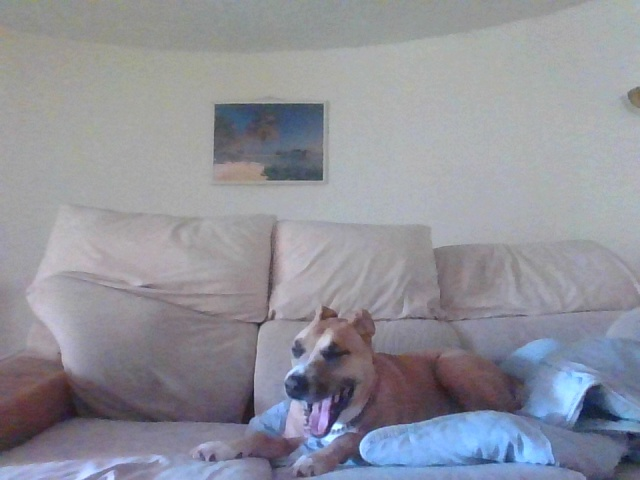
#> input picture images/frames/01-04.jpg, 640 x 480 px; its folder holds only this picture in this run
$ python -i __init__.py   (imports and definitions only)
#> lines starting #> are read from the running program, lines starting #| are printed output that depends on the picture
# Copyright 2015 The TensorFlow Authors. All Rights Reserved.
#
# Licensed under the Apache License, Version 2.0 (the "License");
# you may not use this file except in compliance with the License.
# You may obtain a copy of the License at
#
#     http://www.apache.org/licenses/LICENSE-2.0
#
# Unless required by applicable law or agreed to in writing, software
# distributed under the License is distributed on an "AS IS" BASIS,
# WITHOUT WARRANTIES OR CONDITIONS OF ANY KIND, either express or implied.
# See the License for the specific language governing permissions and
# limitations under the License.
# ==============================================================================

# *****************************************************************************
# InceptionFlow
# Copyright (c) 2018 Adam Milton-Barker - AdamMiltonBarker.com
# Based on Google's Tensorflow Imagenet Inception V3
# Uses TechBubble IoT JumpWay MQTT Client
# *****************************************************************************

from __future__ import absolute_import
from __future__ import division
from __future__ import print_function

import sys
import os.path
import random
import re
import glob
import hashlib
import tarfile
import json

from datetime import datetime

import numpy as np
from six.moves import urllib
import tensorflow as tf
import cv2

from tensorflow.python.framework import graph_util
from tensorflow.python.framework import tensor_shape
from tensorflow.python.platform import gfile
from tensorflow.python.util import compat

import struct

MODEL_DIR = os.getcwd()+"/model/imagenet"

OBJECT_MODEL = 'http://download.tensorflow.org/models/image/imagenet/inception-2015-12-05.tgz'
OBJECT_MODEL_PATH = os.getcwd()+"/model/imagenet/classify_image_graph_def.pb"
OBJECT_MODEL_LABELS_PATH = os.getcwd()+"/model/imagenet/imagenet_2012_challenge_label_map_proto.pbtxt"
OBJECT_MODEL_LABELSH_PATH = os.getcwd()+"/model/imagenet/imagenet_synset_to_human_label_map.txt"

FACIAL_IMAGES_DIR = "model/training/facial"
FACIAL_MODEL_PATH = os.getcwd()+"/model/InceptionFlowFacial.pb"
FACIAL_MODEL_LABELS_PATH = os.getcwd()+"/model/InceptionFlowFacial.txt"

CUSTOM_IMAGES_DIR = "model/training/custom"
CUSTOM_MODEL_PATH = os.getcwd()+"/model/InceptionFlowCustom.pb"
CUSTOM_MODEL_LABELS_PATH = os.getcwd()+"/model/InceptionFlowCustom.txt"

BOTTLENECK_DIR = 'model/bottleneck'
BOTTLENECK_TENSOR_NAME = 'pool_3/_reshape:0'
BOTTLENECK_TENSOR_SIZE = 2048

MODEL_INPUT_WIDTH = 299
MODEL_INPUT_HEIGHT = 299
MODEL_INPUT_DEPTH = 3

INTERMEDIATE_STORE_FREQ = 0

JPEG_DATA_TENSOR_NAME = 'DecodeJpeg/contents:0'
RESIZED_INPUT_TENSOR_NAME = 'ResizeBilinear:0'
FINAL_TENSOR_NAME = "final_result"

MAX_NUM_IMAGES_PER_CLASS = 2 ** 27 - 1
NUM_TOP_PREDICTIONS = 5
TRAINING_STEPS = 4000
STEP_INTERVAL = 10

TEST_BATCH_SIZE = 5
TRAIN_BATCH_SIZE = 100
VALIDATION_BATCH_SIZE = 100

LEARNING_RATE = 0.01
SUMMARIES_DIR = "model/retrain_logs"
ARCHITECTURE = "inception_v3"
TESTING_PERCENTAGE = 10
VALIDATION_PERCENTAGE = 10
PRINT_MISC = True

FLIP_LEFT_RIGHT = False
RANDOM_CROP = 0
RANDOM_SCALE = 0
RANDOM_BRIGHTNESS = 0

class NodeLookup(object):

    """Converts integer node ID's to human readable labels."""

    # [87 lines left out: functions __init__, load, id_to_string, not called in this run]

class InceptionFlow():

    def __init__(self):

        self.confs = {}

        self.BOTTLENECK_TENSOR_NAME = 'pool_3/_reshape:0'
        self.BOTTLENECK_TENSOR_SIZE = 2048
        self.MODEL_INPUT_WIDTH = 299
        self.MODEL_INPUT_HEIGHT = 299
        self.MODEL_INPUT_DEPTH = 3
        self.JPEG_DATA_TENSOR_NAME = 'DecodeJpeg/contents:0'
        self.RESIZED_INPUT_TENSOR_NAME = 'ResizeBilinear:0'

        self.MAX_NUM_IMAGES_PER_CLASS = 2 ** 27 - 1

        with open('data/confs.json') as confs:

            self.confs = json.loads(confs.read())

    # [90 lines left out: functions saveImage, captureAndDetect, not called in this run]

    def resize(self,image):

            return cv2.resize(image,(self.confs["ClassifierSettings"]["INCEPTION_SIZE"], self.confs["ClassifierSettings"]["INCEPTION_SIZE"]),interpolation=cv2.INTER_LANCZOS4)

    # [277 lines left out: functions crop, createGraph, classifyObject, classifyCustom, classifyFace, checkModelDownload and 2 more, not called in this run]


    def get_bottleneck_path(self, image_lists, label_name, index, bottleneck_dir,
                            category):
        return self.get_image_path(image_lists, label_name, index, bottleneck_dir,category) + '.txt'


    # [52 lines left out: functions create_inception_graph, run_bottleneck_on_image, maybeDownload, not called in this run]


    def ensure_dir_exists(self, dir_name):
        if not os.path.exists(dir_name):
            os.makedirs(dir_name)


    # [106 lines left out: functions write_list_of_floats_to_file, read_list_of_floats_from_file, get_or_create_bottleneck, cache_bottlenecks, get_random_cached_bottlenecks, get_random_distorted_bottlenecks, not called in this run]


    def should_distort_images(self, flip_left_right, random_crop, random_scale,
                            random_brightness):
        return (flip_left_right or (random_crop != 0) or (random_scale != 0) or (random_brightness != 0))


    # [280 lines left out: functions add_input_distortions, variable_summaries, add_final_training_ops, add_evaluation_step, trainModel, testModel, not called in this run]

>>> import cv2
>>> picture = cv2.imread('../images/frames/01-04.jpg', cv2.IMREAD_GRAYSCALE)
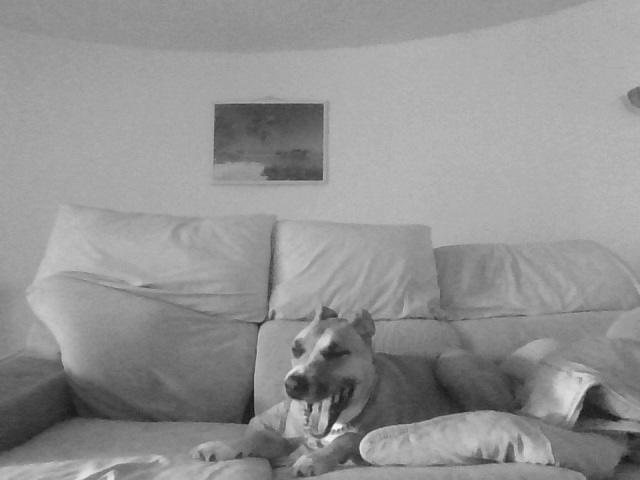
#> picture: shape (480, 640); min 20, max 248, mean 146.5
#> (the run stopped early here; a loop or call above may not have finished)

$ run again, on images/frames/32-15.jpg
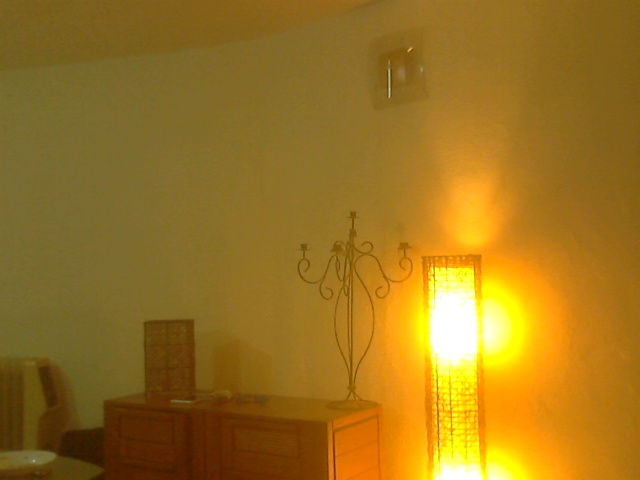
#> input picture images/frames/32-15.jpg, 640 x 480 px
#> `picture = cv2.imread('../images/frames/01-04.jpg', cv2.IMREAD_GRAYSCALE)`:
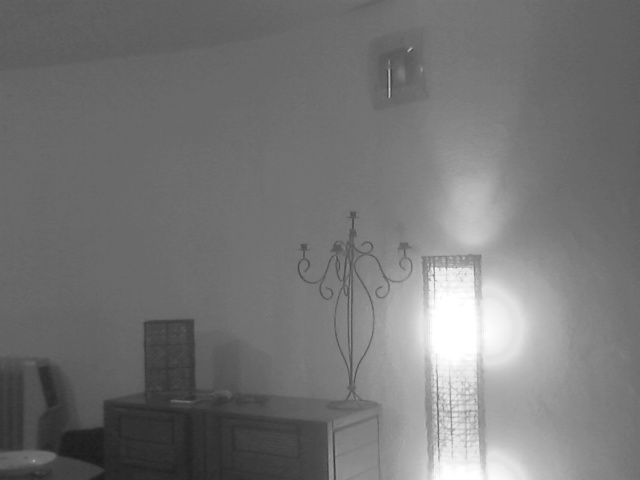
#> picture: shape (480, 640); min 27, max 255, mean 117.3

$ run again, on images/frames/52-43.jpg
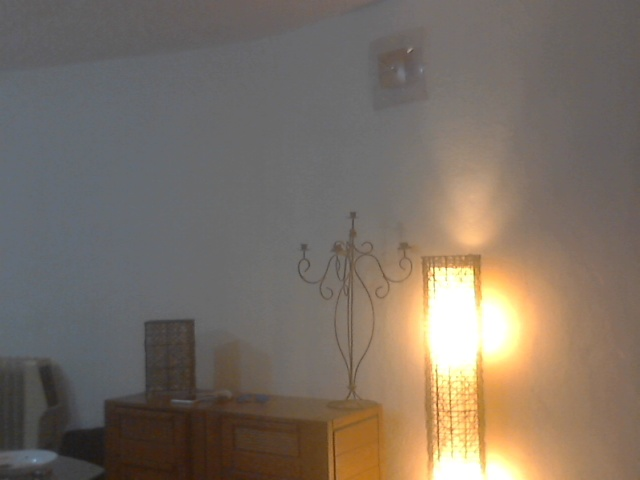
#> input picture images/frames/52-43.jpg, 640 x 480 px
#> `picture = cv2.imread('../images/frames/01-04.jpg', cv2.IMREAD_GRAYSCALE)`:
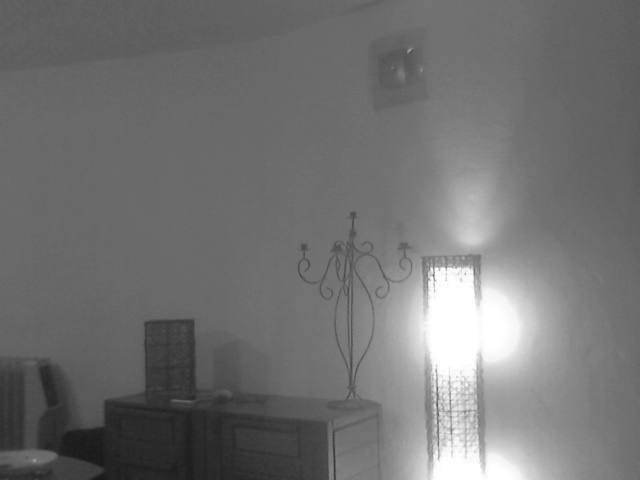
#> picture: shape (480, 640); min 23, max 255, mean 114
